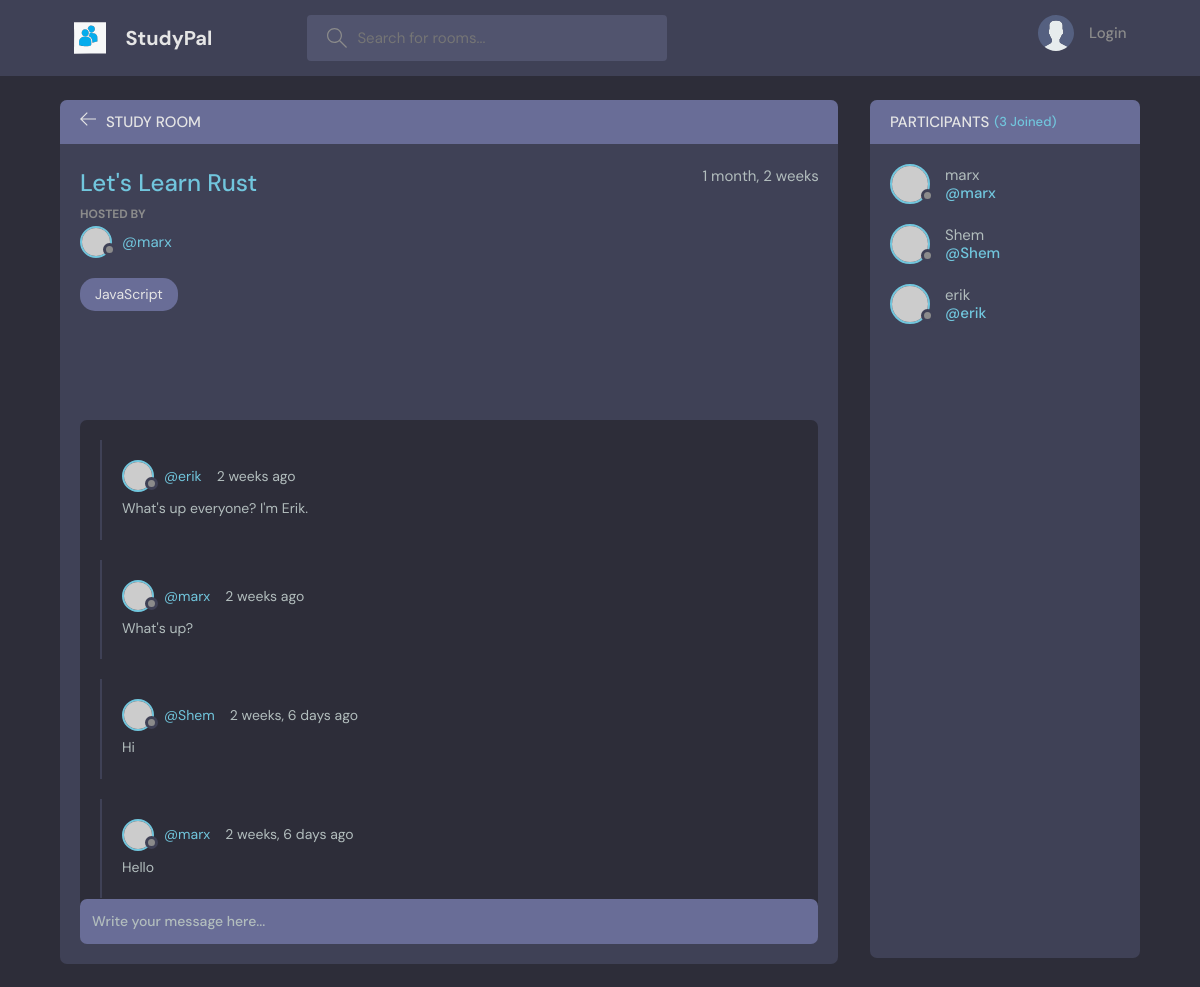
The page /room/2/ on the database as committed earlier.
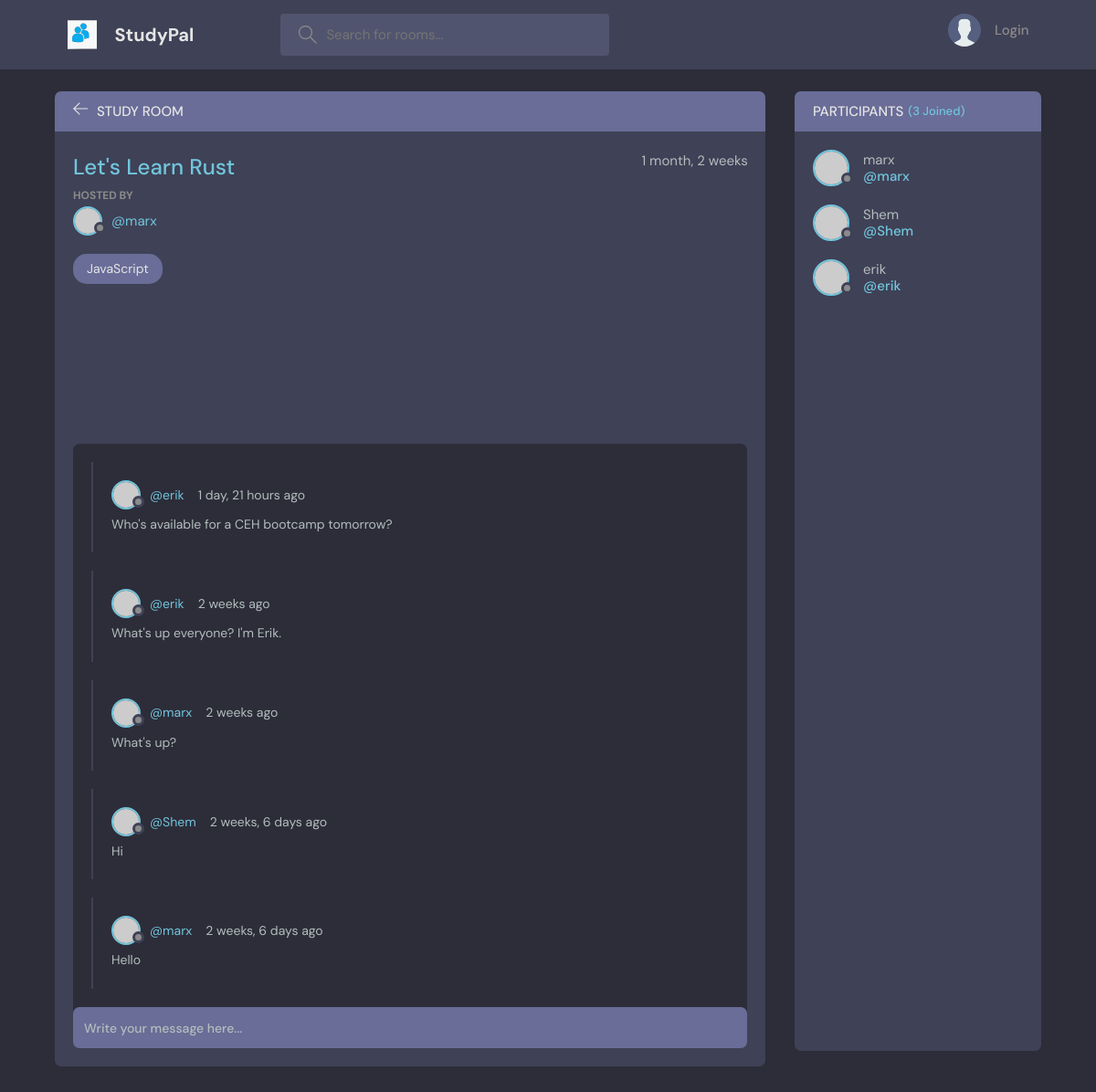
The same page on the database as committed later.
### base/models.py (models this page shows, shortened)
class Message(models.Model):
    user = models.ForeignKey(User, on_delete=models.CASCADE)
    room = models.ForeignKey(Room, on_delete=models.CASCADE)
    body = models.TextField()
    updated = models.DateTimeField(auto_now=True)
    created = models.DateTimeField(auto_now_add=True)
    class Meta:
        ordering = ['-updated', '-created'] #ordering new messages by the newest

### base/views.py (the view, shortened to what this page needs)
# urls.py: path('room/<str:pk>/', views.room, name='room'),
def room(request, pk): #pk-primary key
    room = Room.objects.get(id=pk)
    room_messages = room.message_set.all() #Give me the set of messages related to this room
    participants = room.participants.all()
    context = {'room': room, 'room_messages': room_messages, 'participants': participants}
    return render(request, 'base/room.html', context)

### base/templates/base/room.html (shortened to what this page needs)
{% extends 'main.html' %}
{% block content %}
    <main class="profile-page layout layout--2">
      <div class="container">
        <div class="room">
          <div class="room__top">
            <div class="room__topLeft">
              <a href="{% url 'home' %}">
                <svg version="1.1" xmlns="http://www.w3.org/2000/svg" width="32" height="32" viewBox="0 0 32 32">
                  <title>arrow-left</title>
                  <path
                    d="M13.723 2.286l-13.723 13.714 13.719 13.714 1.616-1.611-10.96-10.96h27.625v-2.286h-27.625l10.965-10.965-1.616-1.607z"
                  ></path>
                </svg>
              </a>
              <h3>Study Room</h3>
            </div>
          </div>
          <div class="room__box scroll">
            <div class="room__header scroll">
              <div class="room__info">
                <h3>{{room.name}}</h3>
                <span>{{room.created|timesince}}</span>
              </div>
              <div class="room__hosted">
                <p>Hosted By</p>
                <a href="{% url 'user-profile' room.host.id %}" class="room__author">
                  <div class="avatar avatar--small">
                    <img src="https://randomuser.me/api/portraits/men/37.jpg" />
                  </div>
                  <span>@{{room.host.username}}</span>
                </a>
              </div>
              <span class="room__topics">JavaScript</span>
            </div>
            <div class="room__conversation">
              <div class="threads scroll">
                {% for message in room_messages %}
                <div class="thread">
                  <div class="thread__top">
                    <div class="thread__author">
                      <a href="{% url 'user-profile' message.user.id %}" class="thread__authorInfo">
                        <div class="avatar avatar--small">
                          <img src="https://randomuser.me/api/portraits/men/37.jpg" />
                        </div>
                        <span>@{{message.user.username}}</span>
                      </a>
                      <span class="thread__date">{{message.created|timesince}} ago</span>
                    </div>
                  </div>
                  <div class="thread__details">
                    {{message.body}}
                  </div>
                </div>
                {% endfor %}
              </div>
            </div>
          </div>
          <div class="room__message">
            <form action="#"><input name="" placeholder="Write your message here..." /></form>
          </div>
        </div>
        <div class="participants">
          <h3 class="participants__top">Participants <span>({{participants.count}} Joined)</span></h3>
          <div class="participants__list scroll">
            {% for user in participants %}
            <a href="{% url 'user-profile' user.id %}" class="participant">
              <div class="avatar avatar--medium">
                <img src="https://randomuser.me/api/portraits/men/37.jpg" />
              </div>
              <p>
                {{user.username}}
                <span>@{{user.username}}</span>
              </p>
            </a>
            {% endfor %}
          </div>
        </div>
      </div>
    </main>
  {% endblock content %}

Rows that differ between the two databases and show on the page:
added Message: user.username "erik", created "1 day, 21 hours", body "Who's available for a CEH bootcamp tomorrow?"
